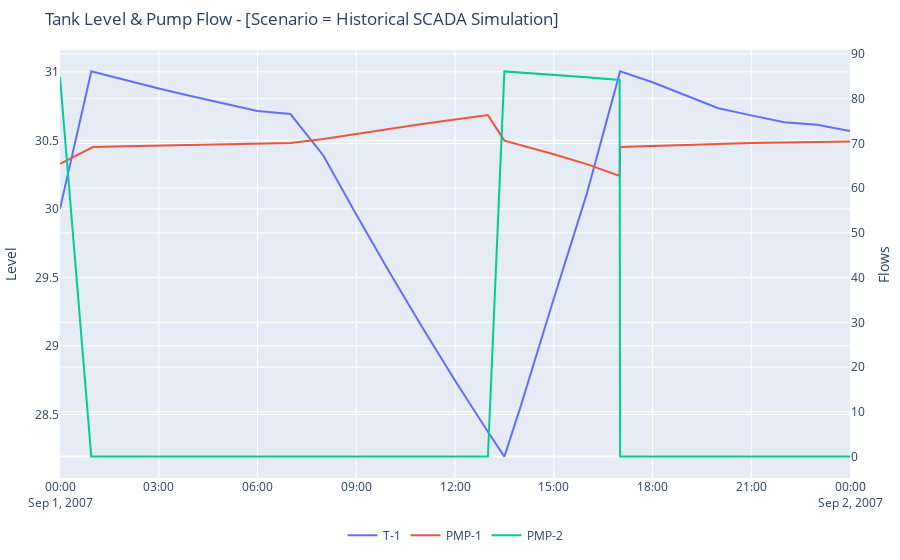

The code cell stored with this chart in its notebook:
### Markdown cell above
## Chart/graph/plot the data in one panel (using secondary axis)

### Code cell
fig = go.Figure()
chart_name = f"Tank Level & Pump Flow - [Scenario = {model.ActiveScenario.Label}]"

def add_line_chart_h(fig, x_values: pd.Series, y_values: pd.Series, name: str, right_y:bool=False):
    y_axis_name = "y2" if right_y else None
    return fig.add_trace(go.Scatter(x=x_values, y=y_values, name=name,yaxis=y_axis_name))

fig = add_line_chart_h(fig, df[df.columns[0]], df[df.columns[1]], df.columns[1])
fig = add_line_chart_h(fig, df[df.columns[0]], df[df.columns[2]], df.columns[2], True)
fig = add_line_chart_h(fig, df[df.columns[0]], df[df.columns[3]], df.columns[3],True)

fig = fig.update_layout(
        title_text=chart_name,
        yaxis=dict(title="Level"),
        yaxis2=dict(overlaying="y", side="right", position=1.0, title="Flows"),
        margin=dict(l=10, r=10, t=50, b=20),
        hovermode='x', # Enable compare data on hover by default
        showlegend=True,
        legend=dict(orientation="h",xanchor="center", x=0.5),
    )

fig.show()

### Figure 1 — Plotly figure (JSON) as saved in the notebook; plotly's stock layout.template omitted (floating-point values rounded to 4 significant figures)
{"data": [{"name": "T-1", "type": "scatter", "x": ["2007-09-01T00:00:00", "2007-09-01T00:57:00", "2007-09-01T01:00:00", "2007-09-01T02:00:00", "2007-09-01T03:00:00", "2007-09-01T04:00:00", "2007-09-01T05:00:00", "2007-09-01T06:00:00", "2007-09-01T07:00:00", "2007-09-01T08:00:00", "2007-09-01T09:00:00", "2007-09-01T10:00:00", "2007-09-01T11:00:00", "2007-09-01T12:00:00", "2007-09-01T13:00:00", "2007-09-01T13:30:00", "2007-09-01T14:00:00", "2007-09-01T15:00:00", "2007-09-01T16:00:00", "2007-09-01T17:00:00", "2007-09-01T17:01:00", "2007-09-01T18:00:00", "2007-09-01T19:00:00", "2007-09-01T20:00:00", "2007-09-01T21:00:00", "2007-09-01T22:00:00", "2007-09-01T23:00:00", "2007-09-02T00:00:00"], "y": [30.0, 31.0, 31.0, 30.94, 30.88, 30.82, 30.77, 30.71, 30.69, 30.39, 29.96, 29.54, 29.14, 28.75, 28.37, 28.19, 28.56, 29.34, 30.11, 30.97, 31.0, 30.92, 30.83, 30.73, 30.68, 30.63, 30.61, 30.57]}, {"name": "PMP-1", "type": "scatter", "x": ["2007-09-01T00:00:00", "2007-09-01T00:57:00", "2007-09-01T01:00:00", "2007-09-01T02:00:00", "2007-09-01T03:00:00", "2007-09-01T04:00:00", "2007-09-01T05:00:00", "2007-09-01T06:00:00", "2007-09-01T07:00:00", "2007-09-01T08:00:00", "2007-09-01T09:00:00", "2007-09-01T10:00:00", "2007-09-01T11:00:00", "2007-09-01T12:00:00", "2007-09-01T13:00:00", "2007-09-01T13:30:00", "2007-09-01T14:00:00", "2007-09-01T15:00:00", "2007-09-01T16:00:00", "2007-09-01T17:00:00", "2007-09-01T17:01:00", "2007-09-01T18:00:00", "2007-09-01T19:00:00", "2007-09-01T20:00:00", "2007-09-01T21:00:00", "2007-09-01T22:00:00", "2007-09-01T23:00:00", "2007-09-02T00:00:00"], "y": [65.46, 69.19, 69.2, 69.37, 69.54, 69.7, 69.86, 70.01, 70.11, 71.0, 72.17, 73.3, 74.36, 75.37, 76.33, 70.63, 69.66, 67.59, 65.37, 62.73, 69.19, 69.42, 69.69, 69.95, 70.1, 70.23, 70.29, 70.42], "yaxis": "y2"}, {"name": "PMP-2", "type": "scatter", "x": ["2007-09-01T00:00:00", "2007-09-01T00:57:00", "2007-09-01T01:00:00", "2007-09-01T02:00:00", "2007-09-01T03:00:00", "2007-09-01T04:00:00", "2007-09-01T05:00:00", "2007-09-01T06:00:00", "2007-09-01T07:00:00", "2007-09-01T08:00:00", "2007-09-01T09:00:00", "2007-09-01T10:00:00", "2007-09-01T11:00:00", "2007-09-01T12:00:00", "2007-09-01T13:00:00", "2007-09-01T13:30:00", "2007-09-01T14:00:00", "2007-09-01T15:00:00", "2007-09-01T16:00:00", "2007-09-01T17:00:00", "2007-09-01T17:01:00", "2007-09-01T18:00:00", "2007-09-01T19:00:00", "2007-09-01T20:00:00", "2007-09-01T21:00:00", "2007-09-01T22:00:00", "2007-09-01T23:00:00", "2007-09-02T00:00:00"], "y": [84.82, 0, 0, 0, 0, 0, 0, 0, 0, 0, 0, 0, 0, 0, 0, 86.1, 85.85, 85.34, 84.8, 84.19, 0, 0, 0, 0, 0, 0, 0, 0], "yaxis": "y2"}], "layout": {"hovermode": "x", "legend": {"orientation": "h", "x": 0.5, "xanchor": "center"}, "margin": {"b": 20, "l": 10, "r": 10, "t": 50}, "showlegend": true, "title": {"text": "Tank Level & Pump Flow - [Scenario = Historical SCADA Simulation]"}, "yaxis": {"title": {"text": "Level"}}, "yaxis2": {"overlaying": "y", "position": 1, "side": "right", "title": {"text": "Flows"}}}}
